Frame 1 (no input): blank canvas, image omitted
Frame 60 (the mouse pressed at the canvas centre just before this capture): blank canvas, image omitted
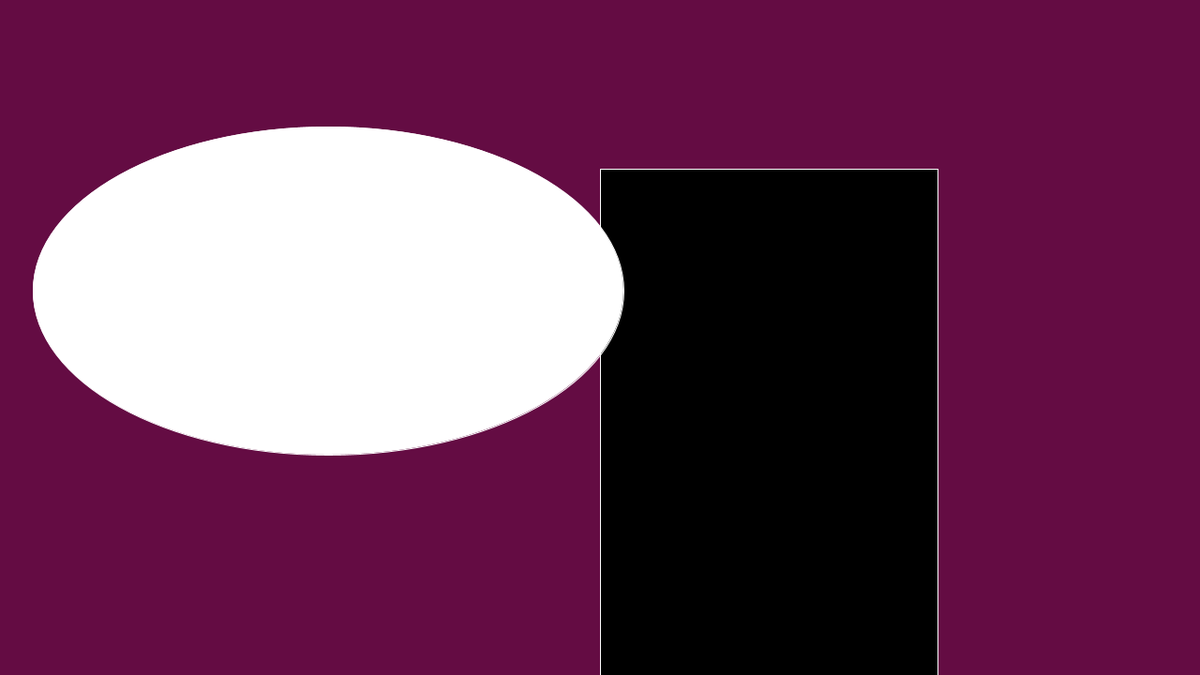
Frame 120 (the mouse held since frame 60 and released just before this capture)

The Processing sketch whose frames 1 and 60 were blank and that drew this single picture after the mouse press (run headless with seeded random() and noise(); from frame 60 on, the mouse is pressed at the canvas centre):

// Processing sketch: processing_81102
// ── processing_81102.pde


void setup(){
  size(1280,720);
  stroke(255);
}
void draw(){
  background(67,12,100);
  if(mousePressed){
    background(100,12,67);
  }
  rect(mouseX,mouseY/2,mouseY,mouseX);
  fill(88,12,255);
  if(mousePressed){
    fill(255,255,255);
  }
  ellipse(mouseY-10,mouseX/2-10,mouseX-10,mouseY-10);
  fill(255,19,100);
  if(mousePressed){
    fill(0,0,0);
  }
}
